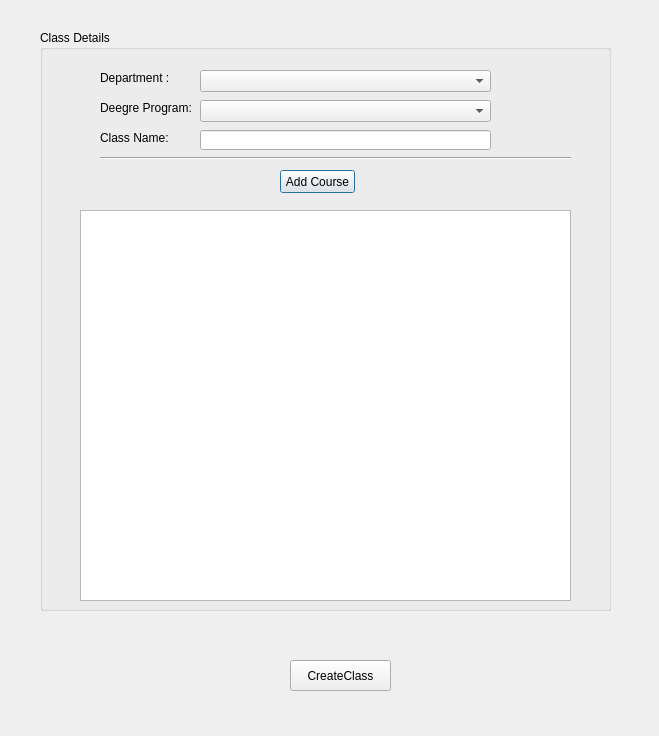
<?xml version="1.0" encoding="UTF-8"?>
<ui version="4.0">
 <class>createClass</class>
 <widget class="QDialog" name="createClass">
  <property name="geometry">
   <rect>
    <x>0</x>
    <y>0</y>
    <width>659</width>
    <height>736</height>
   </rect>
  </property>
  <property name="windowTitle">
   <string>Create Class</string>
  </property>
  <widget class="QGroupBox" name="classDetails">
   <property name="geometry">
    <rect>
     <x>40</x>
     <y>30</y>
     <width>571</width>
     <height>581</height>
    </rect>
   </property>
   <property name="title">
    <string>Class Details</string>
   </property>
   <widget class="QLabel" name="classNameLabel">
    <property name="geometry">
     <rect>
      <x>60</x>
      <y>100</y>
      <width>81</width>
      <height>16</height>
     </rect>
    </property>
    <property name="text">
     <string>Class Name:</string>
    </property>
   </widget>
   <widget class="QLineEdit" name="className">
    <property name="geometry">
     <rect>
      <x>160</x>
      <y>100</y>
      <width>291</width>
      <height>20</height>
     </rect>
    </property>
   </widget>
   <widget class="QLabel" name="courseCodeLabel">
    <property name="geometry">
     <rect>
      <x>60</x>
      <y>140</y>
      <width>81</width>
      <height>16</height>
     </rect>
    </property>
    <property name="text">
     <string/>
    </property>
   </widget>
   <widget class="Line" name="line">
    <property name="geometry">
     <rect>
      <x>60</x>
      <y>120</y>
      <width>471</width>
      <height>16</height>
     </rect>
    </property>
    <property name="orientation">
     <enum>Qt::Horizontal</enum>
    </property>
   </widget>
   <widget class="QLabel" name="departmentLabel">
    <property name="geometry">
     <rect>
      <x>60</x>
      <y>40</y>
      <width>71</width>
      <height>16</height>
     </rect>
    </property>
    <property name="text">
     <string>Department : </string>
    </property>
   </widget>
   <widget class="QComboBox" name="department">
    <property name="geometry">
     <rect>
      <x>160</x>
      <y>40</y>
      <width>291</width>
      <height>22</height>
     </rect>
    </property>
    <property name="toolTip">
     <string>Select</string>
    </property>
    <property name="editable">
     <bool>false</bool>
    </property>
    <property name="currentText">
     <string/>
    </property>
   </widget>
   <widget class="QLabel" name="degreeProgramLabel">
    <property name="geometry">
     <rect>
      <x>60</x>
      <y>70</y>
      <width>91</width>
      <height>16</height>
     </rect>
    </property>
    <property name="text">
     <string>Deegre Program:</string>
    </property>
   </widget>
   <widget class="QComboBox" name="degreeProgram">
    <property name="geometry">
     <rect>
      <x>160</x>
      <y>70</y>
      <width>291</width>
      <height>22</height>
     </rect>
    </property>
    <property name="editable">
     <bool>false</bool>
    </property>
   </widget>
   <widget class="QTextBrowser" name="classCoursesDetails">
    <property name="geometry">
     <rect>
      <x>40</x>
      <y>180</y>
      <width>491</width>
      <height>391</height>
     </rect>
    </property>
   </widget>
   <widget class="QPushButton" name="addCourse">
    <property name="geometry">
     <rect>
      <x>240</x>
      <y>140</y>
      <width>75</width>
      <height>23</height>
     </rect>
    </property>
    <property name="text">
     <string>Add Course</string>
    </property>
   </widget>
  </widget>
  <widget class="QPushButton" name="saveClass">
   <property name="geometry">
    <rect>
     <x>290</x>
     <y>660</y>
     <width>101</width>
     <height>31</height>
    </rect>
   </property>
   <property name="text">
    <string>CreateClass</string>
   </property>
  </widget>
 </widget>
 <tabstops>
  <tabstop>className</tabstop>
 </tabstops>
 <resources/>
 <connections/>
</ui>
